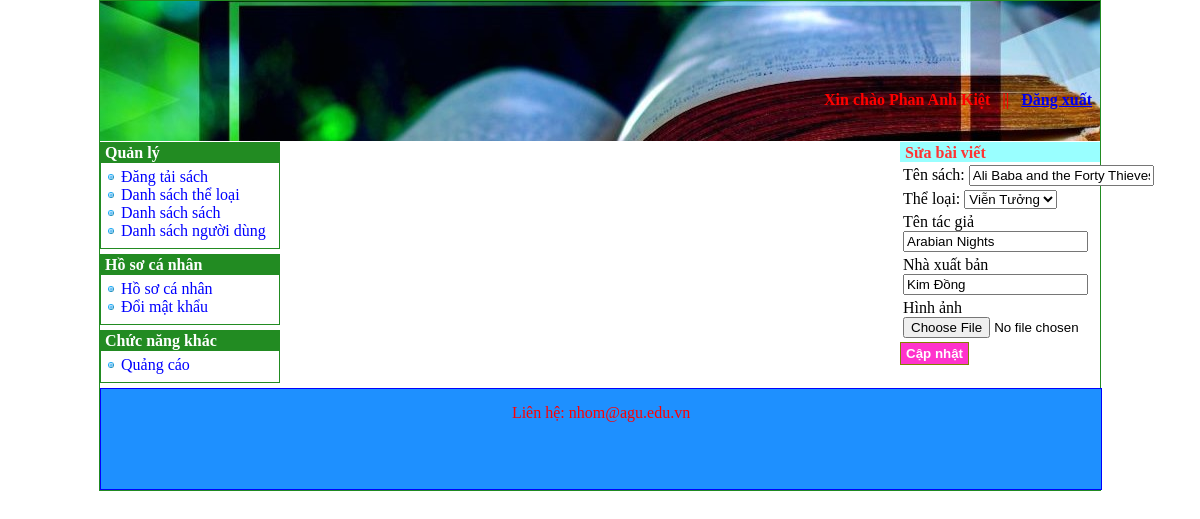
The page /index.php?do=sach_sua&id=4 (signed in) on the database its author committed.
### tables this page shows
CREATE TABLE `sach` (
  `masach` int(11) NOT NULL,
  `tensach` text NOT NULL,
  `tentacgia` text NOT NULL,
  `matheloai` int(11) NOT NULL,
  `nhaxuatban` text NOT NULL,
  `NgayDang` datetime NOT NULL,
  `hinhanh` text NOT NULL,
  `kiemduyet` tinyint(4) NOT NULL,
  `manguoidung` int(11) NOT NULL,
  `luotxem` int(11) NOT NULL
);

### sach_sua.php (the view, shortened to what this page needs)
<?php
	$masach = $_GET['id'];
	$sql = "SELECT * FROM `sach` WHERE masach = $masach";
	$danhsach = $connect->query($sql);
	$dong = $danhsach->fetch_array(MYSQLI_ASSOC)
?>
<h3>Sửa bài viết</h3>
<form enctype="multipart/form-data" action="index.php?do=sach_sua_xuly" method="post">
	<table class="FormDangBaiViet">
		<tr>
			<td>
				<span class="MyFormLabel">Tên sách:</span>
				<input type="text" name="tensach" value="<?php echo $dong['tensach']; ?>" />
			</td>
		</tr>
		<tr>
			<td>
				<span class="MyFormLabel">Thể loại:</span>
				<select name="theloai">
					<?php
						$sql = "SELECT * FROM `theloai` WHERE 1 ORDER BY tentheloai";
						$danhsach = $connect->query($sql);
						while($dong_dscd = $danhsach->fetch_array(MYSQLI_ASSOC))
						{
							if($dong['matheloai'] == $dong_dscd['matheloai'])
								echo "<option value='" . $dong_dscd['matheloai'] . "' selected='selected'>" . $dong_dscd['tentheloai'] . "</option>";
							else
								echo "<option value='" . $dong_dscd['matheloai'] . "'>" . $dong_dscd['tentheloai'] . "</option>";
						}
					?>
				</select>
			</td>
		</tr>
		<tr>
			<td>
				<span class="MyFormLabel">Tên tác giả</span>
				<input type="text" name="tentacgia" value="<?php echo $dong['tentacgia']; ?>" />
			</td>
		</tr>
		<tr>
			<td>
				<span class="MyFormLabel">Nhà xuất bản</span>
				<input type="text" name="nhaxuatban" value="<?php echo $dong['nhaxuatban']; ?>" />
			</td>
		</tr>
		<tr>
			<td>Hình ảnh<input type="file" name="HinhAnh"></td>
		</tr>
	</table>
	<input type="submit" value="Cập nhật" />
</form>

### DocSach/css/style.css (style rules this page uses)
body { margin: 0; }
#BenPhai h3 { font-size: 16px; padding: 2px 0 0 5px; margin-bottom: 0; margin-top: 1px; background-color: #99FFFF; color: #FF3333; }
input[type=submit] { margin-top: 1px; border: 1px solid #808000; padding: 3px 5px 3px 5px; background-color: #FF33CC; color:white; font-weight:bold; }

### rows shown on the page
sach: tensach "Ali Baba and the Forty Thieves", tentacgia "Arabian Nights", nhaxuatban "Kim Đồng"

### other values the page prints
$_SESSION['HoTen'] "Phan Anh Kiệt"
form field theloai "Viễn Tưởng"
